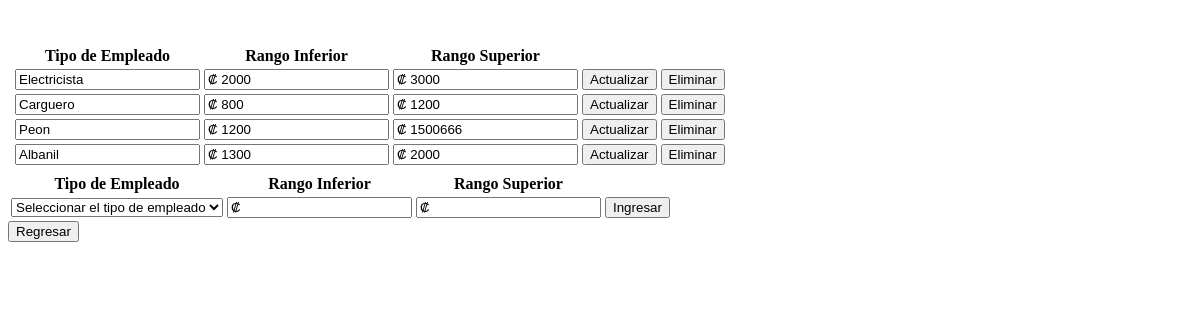
Page /view/EmpleadoTipoEmpleadoPagoRangoView.php on the earlier database version.
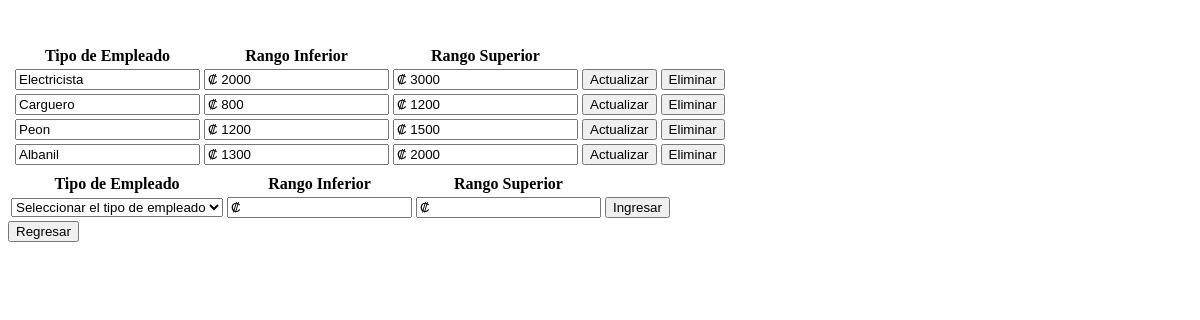
Same page on the later database version.
### tables this page shows
CREATE TABLE `tbempleadocostohorarango` (
  `tbempleadocostohorarangoid` int(11) NOT NULL,
  `tbempleadotipoid` int(11) NOT NULL,
  `tbempleadocostohorarangoinferior` decimal(10,0) NOT NULL,
  `tbempleadocostohorarangosuperior` decimal(10,0) NOT NULL
);

CREATE TABLE `tbempleadotipo` (
  `tbempleadotipoid` int(11) NOT NULL,
  `tbempleadotiponombre` text NOT NULL,
  `tbempleadotipodescripcion` text NOT NULL,
  `tbempleadotipoactivo` tinyint(4) NOT NULL,
  `tbempleadotiposalariobase` int(11) NOT NULL
);

### data/EmpleadoTipoEmpleadoPagoRangoData.php (called while the page is built, shortened)
<?php
include '../domain/EmpleadoTipoEmpleadoPagoRango.php';
class EmpleadoTipoEmpleadoPagoRangoData extends Data {
    public function getAllEmpleadoTipoEmpleadoPagoRango() {
        $conn = mysqli_connect($this->server, $this->user, $this->password, $this->db);
        $conn->set_charset('utf8');
        $querySelect = "SELECT * FROM tbempleadocostohorarango;";
        $result = mysqli_query($conn, $querySelect);
        $EmpleadoTipoEmpleadosPagoRango = [];
        while ($row = mysqli_fetch_array($result)) {
            $currentEmpleadoTipoEmpleadoPagoRango = new EmpleadoTipoEmpleadoPagoRango($row['tbempleadocostohorarangoid'], $row['tbempleadotipoid'], $row['tbempleadocostohorarangoinferior'], $row['tbempleadocostohorarangosuperior']);
            array_push($EmpleadoTipoEmpleadosPagoRango, $currentEmpleadoTipoEmpleadoPagoRango);
        }
        return $EmpleadoTipoEmpleadosPagoRango;
    }
}

### business/EmpleadoTipoEmpleadoPagoRangoBusiness.php (called while the page is built, shortened)
<?php
include '../data/EmpleadoTipoEmpleadoPagoRangoData.php';
class EmpleadoTipoEmpleadoPagoRangoBusiness {
    private $EmpleadoTipoEmpleadoPagoRangoData;
    public function EmpleadoTipoEmpleadoPagoRangoBusiness() {
        $this->EmpleadoTipoEmpleadoPagoRangoData = new EmpleadoTipoEmpleadoPagoRangoData();
    }
    public function getAllEmpleadoTipoEmpleadoPagoRango() {
        return $this->EmpleadoTipoEmpleadoPagoRangoData->getAllEmpleadoTipoEmpleadoPagoRango();
    }
}

### data/EmpleadoTipoData.php (called while the page is built, shortened)
<?php
class EmpleadoTipoData extends Data {
    public function getEmpleadoTipo($empleadoTipoId) {
        $conn = mysqli_connect($this->server, $this->user, $this->password, $this->db);
        $conn->set_charset('utf8');
        $querySelect = "SELECT * FROM tbempleadotipo WHERE tbempleadotipoid = ". $empleadoTipoId .";";
        $result = mysqli_query($conn, $querySelect);
        $tipoEmpleado = "";
        while ($row = mysqli_fetch_array($result)) {
            $tipoEmpleado = $row['tbempleadotiponombre'];
        }
        return $tipoEmpleado;
    }
}

### business/EmpleadoTipoBusiness.php (called while the page is built, shortened)
<?php
include '../data/EmpleadoTipoData.php';
class EmpleadoTipoBusiness {
    private $EmpleadoTipoData;
    public function EmpleadoTipoBusiness() {
        $this->EmpleadoTipoData = new EmpleadoTipoData();
    }
    public function getEmpleadoTipo($empleadoTipoId) {
        return $this->EmpleadoTipoData->getEmpleadoTipo($empleadoTipoId);
    }
}

### domain/EmpleadoTipoEmpleadoPagoRango.php (called while the page is built, shortened)
<?php
class EmpleadoTipoEmpleadoPagoRango {
    private $empleadoTipoId;
    private $empleadoTipoEmpleadoPagoRangoInferior;
    private $empleadoTipoEmpleadoPagoRangoSuperior;
    function EmpleadoTipoEmpleadoPagoRango($empleadoTipoEmpleadoPagoRangoId, $empleadoTipoId, $empleadoTipoEmpleadoPagoRangoInferior,$empleadoTipoEmpleadoPagoRangoSuperior) {
        $this->empleadoTipoId = $empleadoTipoId;
        $this->empleadoTipoEmpleadoPagoRangoInferior = $empleadoTipoEmpleadoPagoRangoInferior;
        $this->empleadoTipoEmpleadoPagoRangoSuperior = $empleadoTipoEmpleadoPagoRangoSuperior;
    }
    function getEmpleadoTipoId() {
        return $this->empleadoTipoId;
    }
    public function getEmpleadoTipoEmpleadoPagoRangoInferior() {
        return $this->empleadoTipoEmpleadoPagoRangoInferior;
    }
    function getEmpleadoTipoEmpleadoPagoRangoSuperior() {
        return $this->empleadoTipoEmpleadoPagoRangoSuperior;
    }
}

### view/EmpleadoTipoEmpleadoPagoRangoView.php (the view, shortened to what the changed rows need)
<!DOCTYPE html>
<html lang="en">
<head>
    <?php
    include '../business/EmpleadoTipoEmpleadoPagoRangoBusiness.php';
    include '../business/EmpleadoTipoBusiness.php';
    ?>
</head>
<body>
    <section id="form">
        <table>
            <tr>
                <th></th>
                <th>Tipo de Empleado</th>
                <th>Rango Inferior</th>
                <th>Rango Superior</th>
            </tr>
            <tbody id=buscar>
                <?php
                $EmpleadoTipoEmpleadoPagoRangoBusiness = new EmpleadoTipoEmpleadoPagoRangoBusiness();
                $EmpleadoTipoBusiness = new EmpleadoTipoBusiness();
                $allPagoRangoEmpleado = $EmpleadoTipoEmpleadoPagoRangoBusiness->getAllEmpleadoTipoEmpleadoPagoRango();
                foreach ($allPagoRangoEmpleado as $current) {
                    echo '<form method="post" enctype="multipart/form-data" action="../business/EmpleadoTipoEmpleadoPagoRangoAction.php">';
                    echo '<td><input type="text" hidden name="empleadotiporangoid" id="empleadotiporangoid" value="' . $current->getEmpleadoTipoEmpleadoPagoRangoId() . '"/></td>';
                    echo '<td><input type="text" readonly name="empleadotipoid" id="empleadotipoid" value="' . $EmpleadoTipoBusiness->getEmpleadoTipo($current->getEmpleadoTipoId()) . '"/></td>';
                    echo '<td><input type="text" data-mask  ="₡ #.##0,00" name="rangoinferior" id="rangoinferior" value="₡ ' . $current->getEmpleadoTipoEmpleadoPagoRangoInferior() . '"/></td>';
                    echo '<td><input type="text" data-mask  ="₡ #.##0,00" name="rangosuperior" id="rangosuperior" value="₡ ' . $current->getEmpleadoTipoEmpleadoPagoRangoSuperior() . '"/></td>';
                    echo '<td><input type="submit" value="Actualizar" name="actualiza" id="actualiza"/></td>';
                    echo '<td><button onclick="eliminarPagoRangoTipoEmpleado(' . $current->getEmpleadoTipoId() . ')">Eliminar</button></td>';
                    echo '</form>';
                }
                ?>
            </tbody>
            <table>
                <tr>
                    <th></th>
                </tr>
                <th>Tipo de Empleado</th>
                <th>Rango Inferior</th>
                <th>Rango Superior</th>
            </table>
        </table>
    </section>
</body>
</html>

Differences in the rows shown:
changed tbempleadocostohorarango "Peon": rangosuperior "₡ 1500666" → "₡ 1500"
